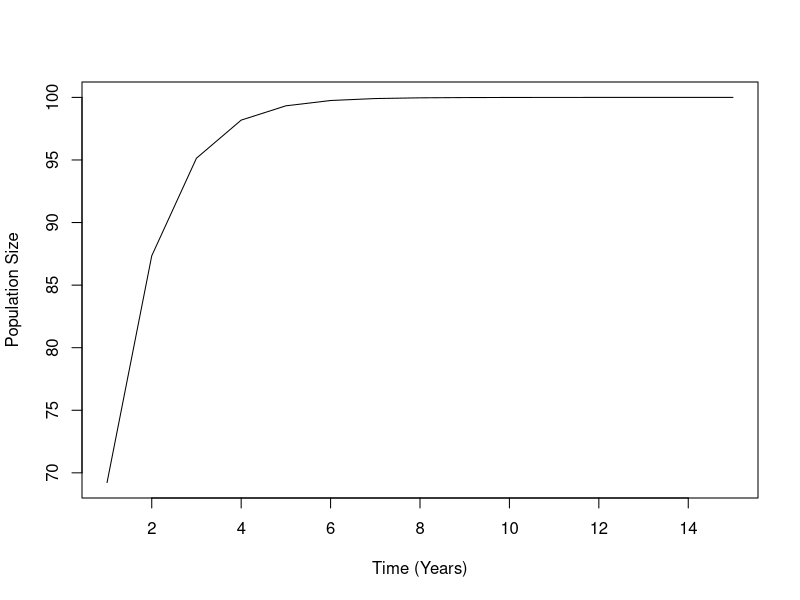
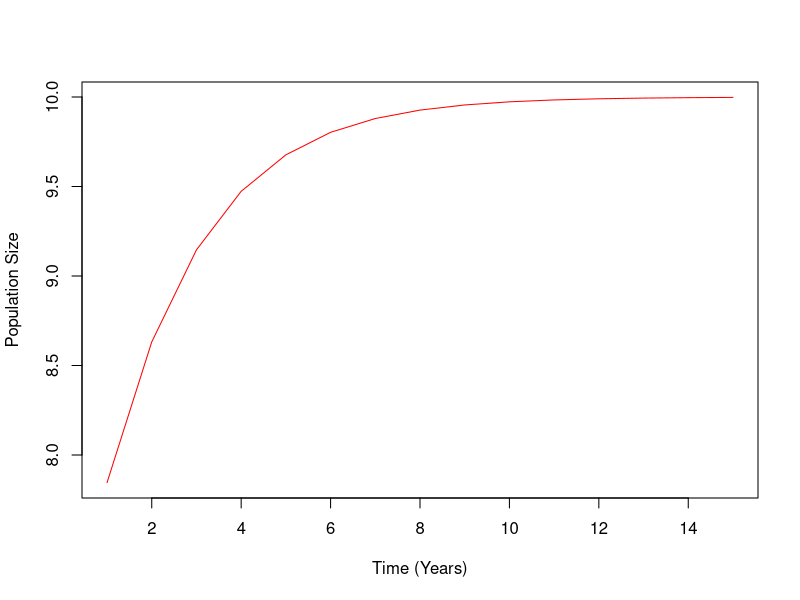
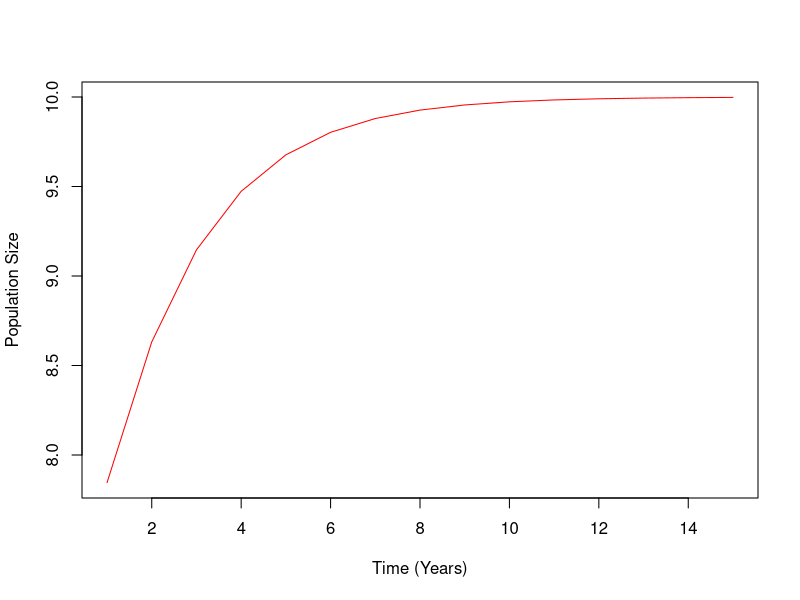
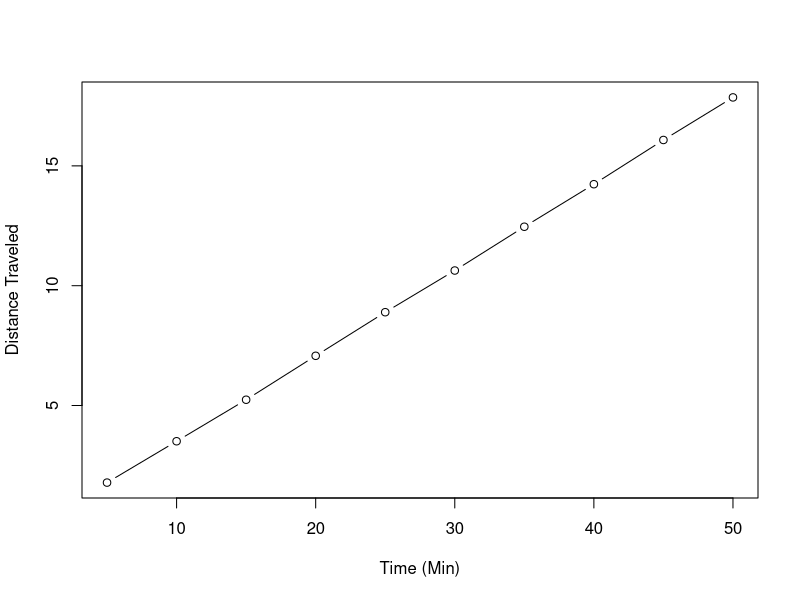

Reproduce these figures in R, in order.

## 1. Write a loop that prints out the numbers from 20 to 10
for(i in 20:10){
  print(i)
}
## 2. Write a loop that print out only the numbers from 20 to 10 that are even
num = 1:20
num = num[num%%2==0]
for(i in num){
  print(i)
}
## OR
num = 1:20
for(i in num){
  if(i%%2==0) print(i)
}
## 3. Write a function that calculates whether a number is a prime number (hint: what does 2 %% 3 give you?)

prime <- function(x){
  if (x == 2) {
    TRUE
  } else if (any(x %% 2:(x-1) == 0)) {
    FALSE
  } else { 
    TRUE
    }
}

## 4. Write a loop that prints out the numbers from 1 to 20, printing “Good: NUMBER” if the number is
## divisible by five and “Job: NUMBER” if then number is prime, and nothing otherwise.

num = 1:20
for(i in num){
  if(i%%5==0)  
    print(paste(i,'Good: NUMBER'))
 else if (i == 2) 
  print(paste(i,'Job: NUMBER'))
 else if (any(i %% 2:(i-1) == 0 )) 
  print(paste(i,'Nothing'))
 else  
  print(paste(i,'Job: NUMBER'))
}

# 5. A biologist is modelling population growth using a Gompertz curve, which is defined as y(t) = a.e−b.e−c.t
# where y is population size, t is time, a and b are parameters, and e is the exponential function. Write
# them a function that calculates population size at any time for any values of its parameters.

gz <- function(t, a, b, c){
  y <- (a*exp(-b*exp(-c*t)))
    return(y)
}
gz(15, 100, 1, 1) 


# 6. The biologist likes your function so much they want you to write another function that plots the progress
# of the population over a given length of time. Write it for them.

gz <- function(t, a, b, c){
  y <- (a*exp(-b*exp(-c*t)))
  p <- plot(y~t, xlab = 'Time (Years)', ylab= 'Population Size', type='l')
 return(paste(y,t))
}
gz(1:15, 100, 1, 1)


# 7. The biologist has fallen in love with your plotting function, but want to colour y values above a as blue,
# and y values above b as red. Change your function to allow that.

gz <- function(t, a, b, c){
  y <- (a*exp(-b*exp(-c*t)))
  p <- plot(y~t, xlab = 'Time (Years)', ylab= 'Population Size', type='l', col= ifelse(y > a, 'blue','red'))
  return(paste(y,t))
}
gz(1:15, 10, .4, .5)

# 8. You are beginning to suspect the biologist is taking advantage of you. Modify your function to plot in
# purple any y value that’s above a and b. Hint: try putting 3==3 & 2==2 and 3==4 | 2==2 into an if
# statement and see what you get. Using this construction may make this simpler.

gz <- function(t, a, b, c){
  y <- (a*exp(-b*exp(-c*t)))
  p <- plot(y~t, xlab = 'Time (Years)', ylab= 'Population Size', type='l', col= ifelse(y > a & y > b, 'purple','red'))
  return(paste(y,t))
}
gz(1:15, 10, .4, .5)

# 9. Write a function that draws boxes of a specified width and height that look like this (height 3, width 5):
#   *****
#   *   *
#   *****

box1 <- function(y, x){
  w1 <- (rep("*", x))
  cat(w1, '\n', sep='')
  cnt <- 0
  repeat{
  cat('*',(rep('',x-3)),'*','\n')
  cnt <- cnt+1
  if(cnt > y-3){
    break
  }
}
  w2 <- (rep('*',x))
  cat(w2, sep='')
}
box1(3,5)

#   10. Modify your box function to put text centered inside the box, like this:
#   *************
#   *           *
#   * some text *
#   *           *
#   *************

box2 <- function(y, x, z){
  z <- z
  a <- nchar(z)
  f <- round(((x-a-4))/2, digits = 0)
  w1 <- (rep("*", x))
  cat(w1, '\n', sep='')
  cnt <- 0
  repeat{
    cat('*',(rep('',x-3)),'*','\n')
    cnt <- cnt+1
    if(cnt > y-3){
      break
    }
  }
  cat('*',rep('', f), z, rep('', f), "*",'\n')
    cnt <- 0
  repeat{
    cat('*',(rep('',x-3)),'*','\n')
    cnt <- cnt+1
    if(cnt > y-3){
      break
    }
  }
  w2 <- (rep('*',x))
  cat(w2, sep='')
}
box2(3,15,'some text')


#   11. Modify your box function to build boxes of arbitrary text, taking dimensions specified in terms of
# dimensions, not the text. For example, box("t", 3, 9, "hey") might produce:

box3 <- function(t, y, x, z){
  z <- z
  a <- nchar(z)
  f <- round(((x-1-(a/2))/2), digits = 0)
  w1 <- (rep(t, x))
  cat(w1, '\n', sep='')
  cnt <- 0
  repeat{
    cat(t,(rep(' ',x)),t,'\n')
    cnt <- cnt+1
    if(cnt > y-3){
      break
    }
  }
  cat(t,rep(' ', (x/2)-3), z, rep(' ', (x/2)-2), t,'\n')
  cnt <- 0
  repeat{
    cat(t,(rep(' ',x)),t,'\n')
    cnt <- cnt+1
    if(cnt > y-3){
      break
    }
  }
  w2 <- (rep(t,x))
  cat(w2, sep='')
}
box3('wdp',3,8,'some text')

# 12. In ecology, hurdle models are often used to model the abundance of species found on surveys. They
# first model the probability that a species will be present at a site (drawn, for example, from a Bernoulli
# distribution) and then model the abundance for any species that is present (drawn, for example, from
# probability of presence (p) and that its abundance is drawn from a Poisson with a given λ. Hint: there is
# no Bernoulli distribution in R, but the Bernoulli is a special case of what distribution?...

# bernoulli, binomial, same thing right?
# p = probability for binomial
# n = # of random values to output
# lam = Given parameter for Poisson distribution
hurdle <- function(p, n, lam){
  if(rbinom(1, 1, p) == 1){ # species presence based on binomial with given probability of success
    ran <- rpois(n, lam) # number of sites and rate parameter
    cat(ran)
  }else{
    cat('Species is Absent', 0)
  }
}

# (presence probability, # poisson values, poisson lambda)
hurdle(1, 1, 10)

# 13. An ecologist really likes your hurdle function (will you never learn?). Write them a function that simulates
# lots of species (each with their own p and λ) across n sites. Return the results in a matrix where each
# species is a column, and each site a row (this is the standard used for ecology data in R).

hurdle <- function(n, spnum){
  datalist=list()
  for(i in 1:spnum){
    p <- rbinom(1, 1, sample(seq(from = 0, to = 1, by = .001), size = spnum, replace = TRUE))
    # if(rbinom(1, 1, sample(seq(from = 0, to = 1, by = .001), size = spnum, replace = TRUE)) == 1){ # species presence based on binomial with given probability of success
    # abundance <- rpois(n, sample(seq(from = 0, to = 10, by = .1), size = 1, replace = TRUE)) # number of sites and rate parameter
  # }else{
    # break
  }
    dat <- data.frame(p=p)
    datalist[[i]] <- dat
    big_data = do.call(rbind,datalist)
    print(big_data)
}

# (presence probability, # poisson values, poisson lambda)
hurdle(4, 5)


# 14. Professor Savitzky approaches you with a delicate problem. A member of faculty became disoriented
# during fieldwork, and is now believed to be randomly wandering somewhere in the desert surrounding
# Logan. He is modelling their progress through time in five minute intervals, assuming they cover a
# random, Normally-distributed distance in latitude and longitude in each interval. Could you simulate this
# process 100 times and plot it for him?

# t = number of 5 min intervals

# average walking speed = 3.1 mph
# if 3.1 mph then .0833 miles per 5 min on average

progress <- function(t){
  datalist=list()
  for(i in 1:t){
    lat <- (mean(abs(rnorm(100, mean = 0.08333333, sd = 1)))) 
    lon <- (mean(abs(rnorm(100, mean = 0.08333333, sd = 1)))) 
    dis <- (sqrt(lat)+sqrt(lon))
    dat <- data.frame(dis=dis)
    dat$time <- i*5
    datalist[[i]] <- dat
  }
big_data = do.call(rbind,datalist)
big_data$dis2 = cumsum(big_data$dis)
plot(big_data$dis2 ~ big_data$time, xlab='Time (Min)', ylab='Distance Traveled',type='b')
print(big_data)
}

progress(10)

 
# 15. Professor Savitzky is deeply concerned to realise that the member of faculty was, in fact, at the top of
# a steep mountain in the fog. Approximately 5 miles away, in all directions, from the faculty member’s
# starting point is a deadly cliff! He asks if you could run your simulation to see how long, on average,
# until the faculty member plummets to their doom.


# 16. Sadly, by the time you have completed your simulations the faculty member has perished. Professor
# Savitzky is keen to ensure this will never happen again, and so has suggested each faculty member
# be attached, via rubber band, to a pole at the centre of the site whenever conducting fieldwork 3. He
# assures you that you can model this by assuming that the faculty member, at each time-step, moves α×
# distance-from-pole latitudinally and longitudinally (in addition to the rate of movement you’ve already
# simulated) each time-step. Simulate this, and see how strong the rubber band (α) must be to keep the
# faculty member safe for at least a day.
# 



# 17. (If you finish early: Most, if not all, faculty members are not as young as they once were. See what effect
# the faculty member tiring (and eventually sitting down and giving up) would have on their likelihood of
# survival. What would happen if a faculty member panicked and walked faster through time?
#                                                                                                                                                   the Poisson distribution). Write a function that simulates the abundance of a species at n sites given a
